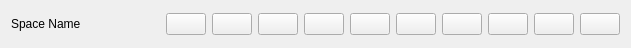
<?xml version="1.0" encoding="UTF-8"?>
<ui version="4.0">
 <class>Form</class>
 <widget class="QWidget" name="Form">
  <property name="geometry">
   <rect>
    <x>0</x>
    <y>0</y>
    <width>631</width>
    <height>48</height>
   </rect>
  </property>
  <property name="windowTitle">
   <string>Form</string>
  </property>
  <layout class="QHBoxLayout" name="horizontalLayout">
   <item>
    <widget class="QLabel" name="lbl_spaceName">
     <property name="text">
      <string>Space Name</string>
     </property>
    </widget>
   </item>
   <item>
    <spacer name="horizontalSpacer">
     <property name="orientation">
      <enum>Qt::Orientation::Horizontal</enum>
     </property>
     <property name="sizeHint" stdset="0">
      <size>
       <width>40</width>
       <height>20</height>
      </size>
     </property>
    </spacer>
   </item>
   <item>
    <widget class="QPushButton" name="btn_switchToSpace">
     <property name="toolTip">
      <string>Switches to this space.</string>
     </property>
     <property name="text">
      <string/>
     </property>
     <property name="icon">
      <iconset>
       <normaloff>resources/icons/EnableAndSwitchToSpace.png</normaloff>resources/icons/EnableAndSwitchToSpace.png</iconset>
     </property>
     <property name="iconSize">
      <size>
       <width>32</width>
       <height>32</height>
      </size>
     </property>
    </widget>
   </item>
   <item>
    <widget class="QPushButton" name="btn_enableSpace">
     <property name="toolTip">
      <string>Sets this space's attribute to 1 but doesn't explicitcly switch to it. Can be useful for setting keyframes.</string>
     </property>
     <property name="text">
      <string/>
     </property>
     <property name="icon">
      <iconset>
       <normaloff>resources/icons/EnableSpace.png</normaloff>resources/icons/EnableSpace.png</iconset>
     </property>
     <property name="iconSize">
      <size>
       <width>32</width>
       <height>32</height>
      </size>
     </property>
    </widget>
   </item>
   <item>
    <widget class="QPushButton" name="btn_disableSpace">
     <property name="toolTip">
      <string>Sets this space's attribute to 0 but doesn't explicitcly switch from it in any way. Can be useful for setting keyframes.</string>
     </property>
     <property name="text">
      <string/>
     </property>
     <property name="icon">
      <iconset>
       <normaloff>resources/icons/DisableSpace.png</normaloff>resources/icons/DisableSpace.png</iconset>
     </property>
     <property name="iconSize">
      <size>
       <width>32</width>
       <height>32</height>
      </size>
     </property>
    </widget>
   </item>
   <item>
    <widget class="QPushButton" name="btn_matchAndSwitchSpaceToControl">
     <property name="toolTip">
      <string>Matches the space to the control so the space is relative to the current control's transform. Also switches to this space.</string>
     </property>
     <property name="text">
      <string/>
     </property>
     <property name="icon">
      <iconset>
       <normaloff>resources/icons/MatchAndSwitchSpaceToControl.png</normaloff>resources/icons/MatchAndSwitchSpaceToControl.png</iconset>
     </property>
     <property name="iconSize">
      <size>
       <width>32</width>
       <height>32</height>
      </size>
     </property>
    </widget>
   </item>
   <item>
    <widget class="QPushButton" name="btn_matchSpaceToControl">
     <property name="toolTip">
      <string>Matches the space to the control so the space is relative to the current control's transform.</string>
     </property>
     <property name="text">
      <string/>
     </property>
     <property name="icon">
      <iconset>
       <normaloff>resources/icons/MatchSpaceToControl.png</normaloff>resources/icons/MatchSpaceToControl.png</iconset>
     </property>
     <property name="iconSize">
      <size>
       <width>32</width>
       <height>32</height>
      </size>
     </property>
    </widget>
   </item>
   <item>
    <widget class="QPushButton" name="btn_matchSpaceToSpace">
     <property name="sizePolicy">
      <sizepolicy hsizetype="Minimum" vsizetype="Fixed">
       <horstretch>0</horstretch>
       <verstretch>0</verstretch>
      </sizepolicy>
     </property>
     <property name="toolTip">
      <string>Matches this space object to a different space. Useful if you're about to transition from that space to this space.</string>
     </property>
     <property name="text">
      <string/>
     </property>
     <property name="icon">
      <iconset>
       <normaloff>resources/icons/MatchSpaceToSpace.png</normaloff>resources/icons/MatchSpaceToSpace.png</iconset>
     </property>
     <property name="iconSize">
      <size>
       <width>32</width>
       <height>32</height>
      </size>
     </property>
    </widget>
   </item>
   <item>
    <widget class="QPushButton" name="btn_matchAndSwitchControlToSpace">
     <property name="toolTip">
      <string>Match the control to the space and switch to that space. Teleports the control's transform such that its current transform snaps to the new space.</string>
     </property>
     <property name="text">
      <string/>
     </property>
     <property name="icon">
      <iconset>
       <normaloff>resources/icons/MatchControlToSpaceAndSwitch.png</normaloff>resources/icons/MatchControlToSpaceAndSwitch.png</iconset>
     </property>
     <property name="iconSize">
      <size>
       <width>32</width>
       <height>32</height>
      </size>
     </property>
    </widget>
   </item>
   <item>
    <widget class="QPushButton" name="btn_matchControlToSpace">
     <property name="toolTip">
      <string>Match the control to the space. Teleports the control's transform such that its current transform snaps to the new space. Doesn't switch to the space so you should expect to visually see your control snap to a different transform until you switch to that space.</string>
     </property>
     <property name="text">
      <string/>
     </property>
     <property name="icon">
      <iconset>
       <normaloff>resources/icons/MatchControlToSpace.png</normaloff>resources/icons/MatchControlToSpace.png</iconset>
     </property>
     <property name="iconSize">
      <size>
       <width>32</width>
       <height>32</height>
      </size>
     </property>
    </widget>
   </item>
   <item>
    <widget class="QPushButton" name="btn_selectSpaceObject">
     <property name="toolTip">
      <string>Selects the space object that the control is relative to.</string>
     </property>
     <property name="text">
      <string/>
     </property>
     <property name="icon">
      <iconset>
       <normaloff>resources/icons/SelectSpaceObject.png</normaloff>resources/icons/SelectSpaceObject.png</iconset>
     </property>
     <property name="iconSize">
      <size>
       <width>32</width>
       <height>32</height>
      </size>
     </property>
    </widget>
   </item>
   <item>
    <widget class="QPushButton" name="btn_zeroSpaceObject">
     <property name="toolTip">
      <string>Zeroes out the space object transform, assuming it'll be back in its original spot.</string>
     </property>
     <property name="text">
      <string/>
     </property>
     <property name="icon">
      <iconset>
       <normaloff>resources/icons/ZeroSpaceObject.png</normaloff>resources/icons/ZeroSpaceObject.png</iconset>
     </property>
     <property name="iconSize">
      <size>
       <width>32</width>
       <height>32</height>
      </size>
     </property>
    </widget>
   </item>
  </layout>
 </widget>
 <resources/>
 <connections/>
</ui>
